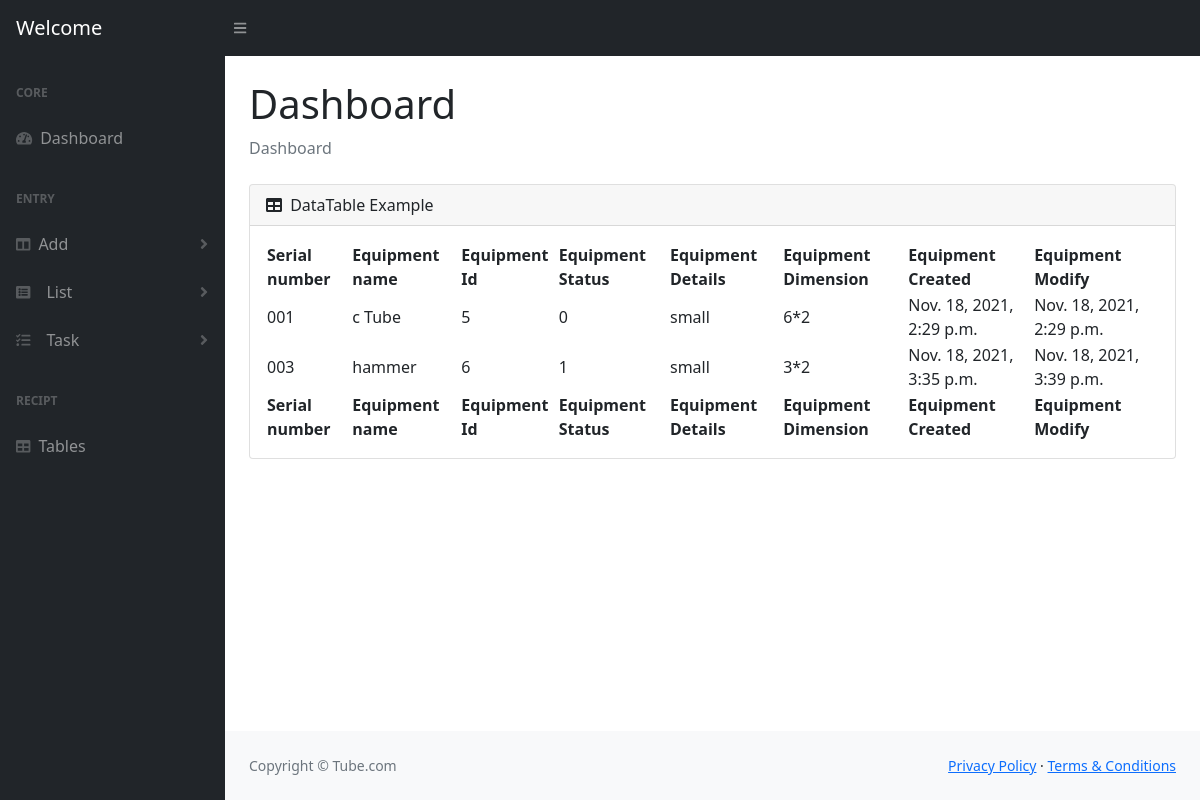
Page /home/ on the earlier database version.
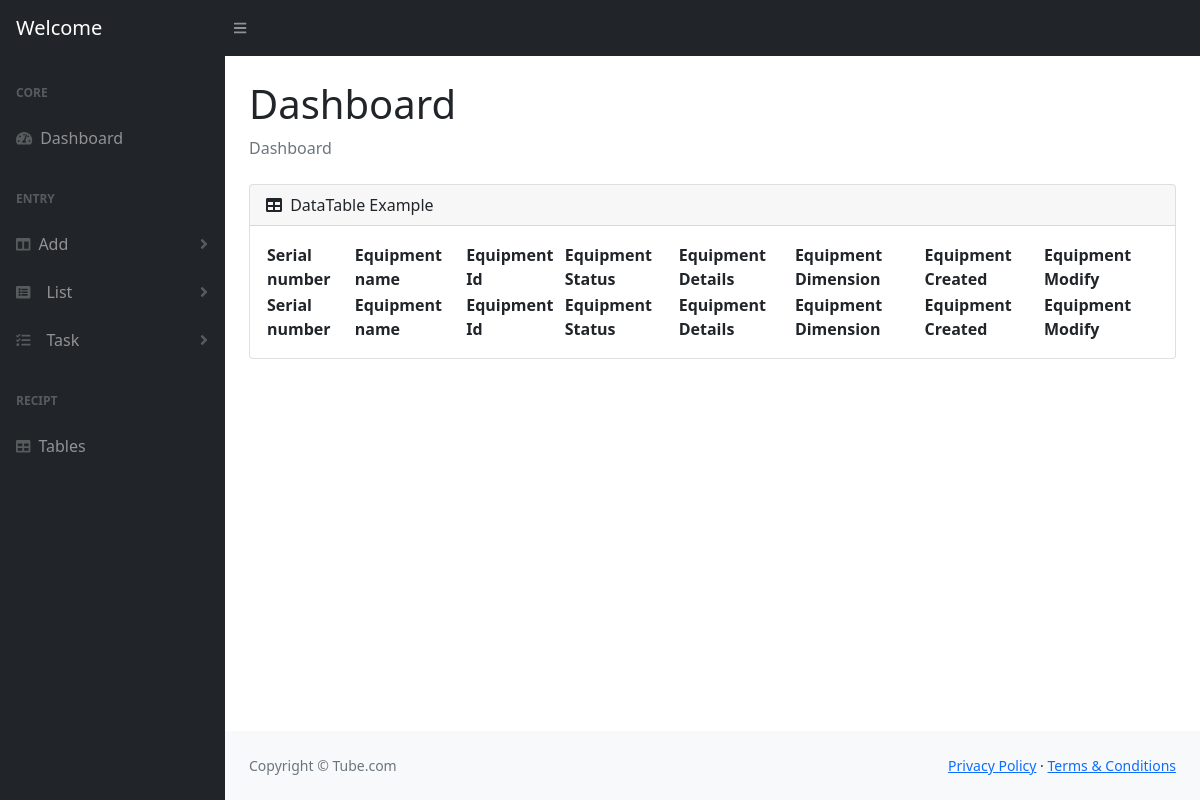
Same page on the later database version.
### moduls/models.py (models this page shows)
class EquepmentMaster(models.Model):
    subequipmentid = models.AutoField(primary_key=True)
    equepmentid = models.ForeignKey(Equepmentdetails2,on_delete=models.CASCADE)
    equepmentSerialNumbeer = models.CharField(max_length=50,unique=True)
    status = models.IntegerField(choices=STATUS_CHOICES)
    created = models.DateTimeField(auto_now_add=True)
    modify = models.DateTimeField(auto_now=True)
    details = models.CharField(max_length=200)
    dimension = models.CharField(max_length=50)
    warehouseid =models.ForeignKey(Warehouse,on_delete=models.CASCADE)

class Equepmentdetails2(models.Model):
    equepmentid = models.AutoField(primary_key=True)
    equepmentname = models.CharField(max_length=50)

### moduls/views.py (the view)
# urls.py: 2. Add a URL to urlpatterns:  path('', views.home, name='home')
def home(request):
    equepmentdata = EquepmentMaster.objects.all()
    return render(request,'home.html',{'edt':equepmentdata})

### moduls/templates/home.html (shortened to what the changed rows need)
<!DOCTYPE html>
<html lang="en">
{% load static %}
    <head>
        <link href="https://cdn.jsdelivr.net/npm/simple-datatables@latest/dist/style.css" rel="stylesheet" />
        <link href="{% static 'css/styles.css' %}" rel="stylesheet" />
    </head>
    <body class="sb-nav-fixed">
        <div id="layoutSidenav">
            <div id="layoutSidenav_content">
                <main>
                    <div class="container-fluid px-4">
                        <h1 class="mt-4">Dashboard</h1>
                        <div class="card mb-4">
                            <div class="card-body">
                               <table id="datatablesSimple">
                                   <thead>
                                        <tr>
                                            <th>Serial number</th>
                                            <th>Equipment name</th>
                                            <th>Equipment Id</th>
                                            <th>Equipment Status</th>
                                            <th>Equipment Details</th>
                                            <th>Equipment Dimension</th>
                                            <th>Equipment Created</th>
                                            <th>Equipment Modify</th>
                                    </tr>
                                   </thead>
                                   <tfoot>
                                        <tr>
                                            <th>Serial number</th>
                                            <th>Equipment name</th>
                                            <th>Equipment Id</th>
                                            <th>Equipment Status</th>
                                            <th>Equipment Details</th>
                                            <th>Equipment Dimension</th>
                                            <th>Equipment Created</th>
                                            <th>Equipment Modify</th>
                                    </tr>
                                   </tfoot>
                                   <tbody>
                                   <tr>
                                            {% for i in edt %}
                                            <td>{{i.equepmentSerialNumbeer}} </td>
                                            <td>{{i.equepmentid.equepmentname}} </td>
                                            <td>{{i.equepmentid.equepmentid}} </td>
                                            <td>{{i.status}}</td>
                                            <td>{{i.details}}</td>
                                            <td>{{i.dimension}}</td>
                                            <td>{{i.created}}</td>
                                            <td>{{i.modify}}</td>
                                    </tr>
                                        {% endfor %}
                                   </tbody>
                               </table>
                            </div>
                        </div>
                    </div>
                </main>
            </div>
        </div>
    </body>
</html>

Differences in the rows shown:
removed EquepmentMaster: equepmentSerialNumbeer "001", equepmentid.equepmentname "c Tube", equepmentid.equepmentid "5", status "0", details "small", dimension "6*2", created "Nov. 18, 2021, 2:29 p.m.", modify "Nov. 18, 2021, 2:29 p.m."
removed EquepmentMaster: equepmentSerialNumbeer "003", equepmentid.equepmentname "hammer", equepmentid.equepmentid "6", status "1", details "small", dimension "3*2", created "Nov. 18, 2021, 3:35 p.m.", modify "Nov. 18, 2021, 3:39 p.m."
